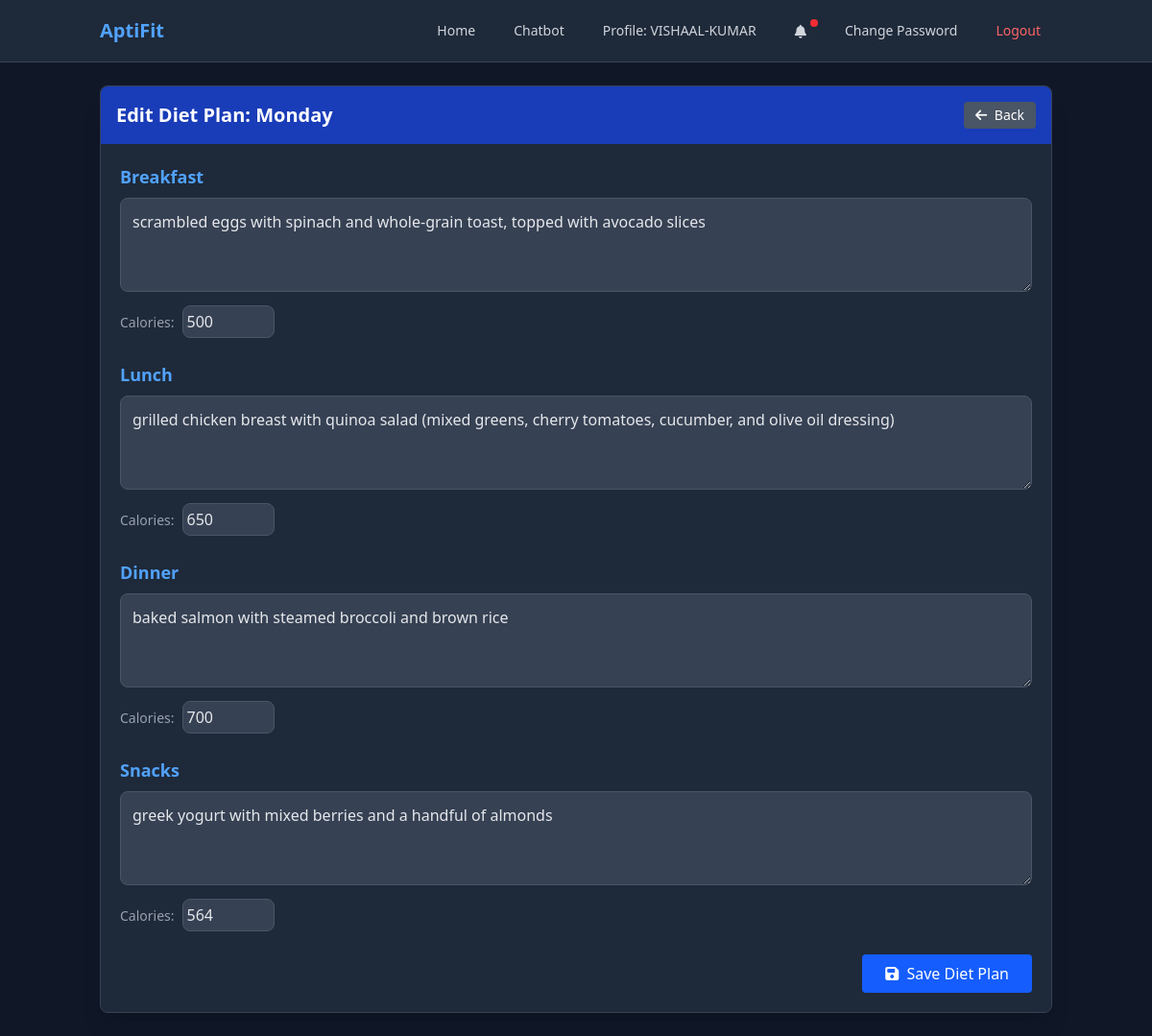
The page /edit-diet/ (signed in) on the database its author committed.
### fitness/models.py (models this page shows, shortened)
class DailyDietPlan(models.Model):
    DAYS_OF_WEEK = [
        ('monday', 'Monday'),
        ('tuesday', 'Tuesday'),
        ('wednesday', 'Wednesday'),
        ('thursday', 'Thursday'),
        ('friday', 'Friday'),
        ('saturday', 'Saturday'),
        ('sunday', 'Sunday'),
    ]
    diet_plan = models.ForeignKey(
        DietPlan, related_name='daily_plans', on_delete=models.CASCADE)
    day_of_week = models.CharField(max_length=10, choices=DAYS_OF_WEEK)
    breakfast = models.TextField(blank=True, null=True)
    breakfast_calories = models.IntegerField(blank=True, null=True)
    lunch = models.TextField(blank=True, null=True)
    lunch_calories = models.IntegerField(blank=True, null=True)
    dinner = models.TextField(blank=True, null=True)
    dinner_calories = models.IntegerField(blank=True, null=True)
    snacks = models.TextField(blank=True, null=True)
    snacks_calories = models.IntegerField(blank=True, null=True)
    class Meta:
        unique_together = ['diet_plan', 'day_of_week']

### fitness/views.py (the view)
# urls.py: path('edit-diet/', views.edit_diet, name='edit_diet'),
@login_required
def edit_diet(request):
    day = request.GET.get('day', 'monday').lower()
    diet_plan, created = DietPlan.objects.get_or_create(user=request.user)
    if created:
        diet_plan.has_diet_plan = True
        diet_plan.save()
    daily_plan, created = DailyDietPlan.objects.get_or_create(
        diet_plan=diet_plan,
        day_of_week=day
    )
    day_display = dict(DailyDietPlan.DAYS_OF_WEEK).get(day, day.capitalize())
    user_profile = request.user.userprofile
    show_notification = False
    notification_message = ""
    if user_profile.notification_preference != 'none':
        import datetime
        today = datetime.datetime.now()
        if user_profile.notification_preference == 'daily':
            show_notification = True
            notification_message = f"Remember to follow your {today.strftime('%A')} diet plan!"
        elif user_profile.notification_preference == 'weekly' and today.weekday() == 0:  # Monday
            show_notification = True
            notification_message = "Here's your weekly diet plan reminder!"
    context = {
        'day': day,
        'day_display': day_display,
        'daily_plan': daily_plan,
        'has_notifications': show_notification,
        'notification_message': notification_message,
    }
    add_notification(
        request, f"You've updated your diet plan for {day_display}.", "success")
    return render(request, 'fitness/edit_diet.html', context)

### fitness/views.py (called while the page is built)
def add_notification(request, message, category="info"):
    import datetime
    if 'notifications' not in request.session:
        request.session['notifications'] = []
    request.session['notifications'].append({
        'message': message,
        'category': category,  # info, success, warning, error
        'timestamp': datetime.datetime.now().strftime("%Y-%m-%d %H:%M:%S"),
        'read': False
    })
    if len(request.session['notifications']) > 5:
        request.session['notifications'] = request.session['notifications'][-5:]
    request.session.modified = True

### fitness/templates/fitness/edit_diet.html (shortened to what this page needs)
<!DOCTYPE html>
<html lang="en">
  <head>
    <script src="https://cdn.jsdelivr.net/npm/@tailwindcss/browser@4"></script>
    <link rel="stylesheet" href="https://cdnjs.cloudflare.com/ajax/libs/font-awesome/6.4.0/css/all.min.css">
  </head>
  <body class="bg-gray-900 min-h-screen text-gray-200">
    <nav class="bg-gray-800 border-b border-gray-700">
      <div class="container mx-auto px-4">
        <div class="flex justify-between items-center h-16">
          <div class="flex-shrink-0 font-bold text-xl text-blue-400">
            AptiFit
          </div>
          <div class="flex space-x-2 md:space-x-4 items-center">
            <a href="{% url 'index' %}" class="px-3 py-2 rounded-md text-sm font-medium text-gray-300 hover:bg-gray-700 hover:text-white transition duration-300">
              Home
            </a>
            <a href="{% url 'chatbot' %}" class="px-3 py-2 rounded-md text-sm font-medium text-gray-300 hover:bg-gray-700 hover:text-white transition duration-300">
              Chatbot
            </a>
            <a href="{% url 'profile' %}" class="px-3 py-2 rounded-md text-sm font-medium text-gray-300 hover:bg-gray-700 hover:text-white transition duration-300">
              Profile: {{ user.username }}
            </a>
            <div class="relative">
              <a href="#" id="notification-btn" class="px-3 py-2 rounded-md text-sm font-medium text-gray-300 hover:bg-gray-700 hover:text-white transition duration-300">
                <i class="fas fa-bell"></i>
                {% if has_notifications %}
                <span class="absolute top-0 right-0 block h-2 w-2 rounded-full bg-red-500"></span>
                {% endif %}
              </a>
            </div>
            <a href="{% url 'change_password' %}" class="px-3 py-2 rounded-md text-sm font-medium text-gray-300 hover:bg-gray-700 hover:text-white transition duration-300">
              Change Password
            </a>
            <a href="{% url 'logout' %}" class="px-3 py-2 rounded-md text-sm font-medium text-red-400 hover:bg-red-900 hover:text-red-200 transition duration-300">
              Logout
            </a>
          </div>
        </div>
      </div>
    </nav>
    <div class="container mx-auto px-4 py-6">
      <div class="bg-gray-800 rounded-lg shadow-xl border border-gray-700 overflow-hidden">
        <div class="bg-blue-800 text-white p-4 flex justify-between items-center">
          <h2 class="text-xl font-bold">Edit Diet Plan: {{ day_display }}</h2>
          <a href="{% url 'index' %}?day={{ day }}" class="bg-gray-600 hover:bg-gray-700 text-white text-sm px-3 py-1 rounded transition duration-300">
            <i class="fas fa-arrow-left mr-1"></i> Back
          </a>
        </div>
        <div class="p-5">
          <form action="{% url 'save_diet' %}" method="post" class="space-y-6">
            <div class="space-y-2">
              <label for="breakfast" class="block text-lg font-semibold text-blue-400">Breakfast</label>
              <textarea
                name="breakfast"
                id="breakfast"
                rows="3"
                class="w-full bg-gray-700 border border-gray-600 rounded-lg p-3 text-gray-200 focus:outline-none focus:ring-2 focus:ring-blue-500"
                placeholder="Enter breakfast details"
              >{{ daily_plan.breakfast|default:'' }}</textarea>
              <div class="flex">
                <label for="breakfast_calories" class="block text-sm font-medium text-gray-400 mr-2 pt-2">Calories:</label>
                <input
                  type="number"
                  name="breakfast_calories"
                  id="breakfast_calories"
                  value="{{ daily_plan.breakfast_calories|default:'' }}"
                  class="w-24 bg-gray-700 border border-gray-600 rounded-lg p-1 text-gray-200 focus:outline-none focus:ring-2 focus:ring-blue-500"
                  placeholder="kcal"
                >
              </div>
            </div>
            <div class="space-y-2">
              <label for="lunch" class="block text-lg font-semibold text-blue-400">Lunch</label>
              <textarea
                name="lunch"
                id="lunch"
                rows="3"
                class="w-full bg-gray-700 border border-gray-600 rounded-lg p-3 text-gray-200 focus:outline-none focus:ring-2 focus:ring-blue-500"
                placeholder="Enter lunch details"
              >{{ daily_plan.lunch|default:'' }}</textarea>
              <div class="flex">
                <label for="lunch_calories" class="block text-sm font-medium text-gray-400 mr-2 pt-2">Calories:</label>
                <input
                  type="number"
                  name="lunch_calories"
                  id="lunch_calories"
                  value="{{ daily_plan.lunch_calories|default:'' }}"
                  class="w-24 bg-gray-700 border border-gray-600 rounded-lg p-1 text-gray-200 focus:outline-none focus:ring-2 focus:ring-blue-500"
                  placeholder="kcal"
                >
              </div>
            </div>
            <div class="space-y-2">
              <label for="dinner" class="block text-lg font-semibold text-blue-400">Dinner</label>
              <textarea
                name="dinner"
                id="dinner"
                rows="3"
                class="w-full bg-gray-700 border border-gray-600 rounded-lg p-3 text-gray-200 focus:outline-none focus:ring-2 focus:ring-blue-500"
                placeholder="Enter dinner details"
              >{{ daily_plan.dinner|default:'' }}</textarea>
              <div class="flex">
                <label for="dinner_calories" class="block text-sm font-medium text-gray-400 mr-2 pt-2">Calories:</label>
                <input
                  type="number"
                  name="dinner_calories"
                  id="dinner_calories"
                  value="{{ daily_plan.dinner_calories|default:'' }}"
                  class="w-24 bg-gray-700 border border-gray-600 rounded-lg p-1 text-gray-200 focus:outline-none focus:ring-2 focus:ring-blue-500"
                  placeholder="kcal"
                >
              </div>
            </div>
            <div class="space-y-2">
              <label for="snacks" class="block text-lg font-semibold text-blue-400">Snacks</label>
              <textarea
                name="snacks"
                id="snacks"
                rows="3"
                class="w-full bg-gray-700 border border-gray-600 rounded-lg p-3 text-gray-200 focus:outline-none focus:ring-2 focus:ring-blue-500"
                placeholder="Enter snacks details"
              >{{ daily_plan.snacks|default:'' }}</textarea>
              <div class="flex">
                <label for="snacks_calories" class="block text-sm font-medium text-gray-400 mr-2 pt-2">Calories:</label>
                <input
                  type="number"
                  name="snacks_calories"
                  id="snacks_calories"
                  value="{{ daily_plan.snacks_calories|default:'' }}"
                  class="w-24 bg-gray-700 border border-gray-600 rounded-lg p-1 text-gray-200 focus:outline-none focus:ring-2 focus:ring-blue-500"
                  placeholder="kcal"
                >
              </div>
            </div>
            <div class="flex justify-end">
              <button type="submit" class="bg-blue-600 hover:bg-blue-700 text-white font-medium px-6 py-2 rounded transition duration-300">
                <i class="fas fa-save mr-1"></i> Save Diet Plan
              </button>
            </div>
          </form>
        </div>
      </div>
    </div>
  </body>
</html>

### rows shown on the page
DailyDietPlan: day_of_week "Monday", breakfast "scrambled eggs with spinach and whole-grain toast, topped with avocado slices", breakfast_calories "500", lunch "grilled chicken breast with quinoa salad (mixed greens, cherry tomatoes, cucumber, and olive oil dressing)", lunch_calories "650", dinner "baked salmon with steamed broccoli and brown rice", dinner_calories "700", snacks "greek yogurt with mixed berries and a handful of almonds", snacks_calories "564"

### other values the page prints
{{ user.username }} "VISHAAL-KUMAR"
